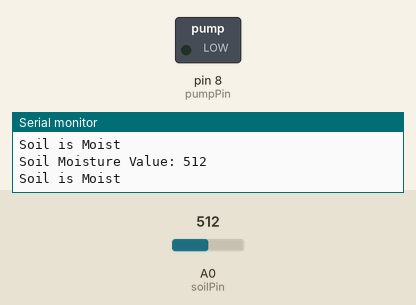
Bench run of a sketch on a simulated Arduino Uno, built with avr-gcc and run on an emulated ATmega328P. Shown: switched loads named in the sketch (green lamp = pin HIGH), the last lines printed to the serial monitor. The test bench sets the inputs (shaded band); at power-on: A0 (soilPin) = 512.

Above: at 2.8 s.
2.9 s: A0 (soilPin) set to 689
5.6 s: A0 (soilPin) set to 711
At 7.0 s:
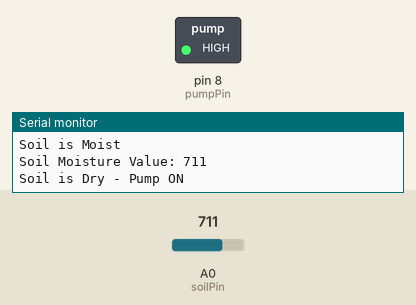
11.6 s: A0 (soilPin) set to 690
At 12.3 s:
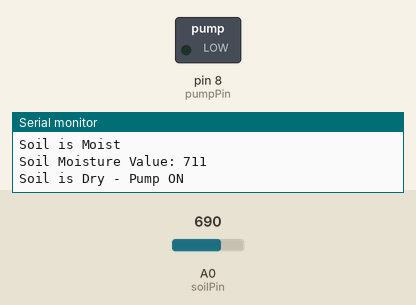
14.3 s: A0 (soilPin) set to 710
At 16.2 s:
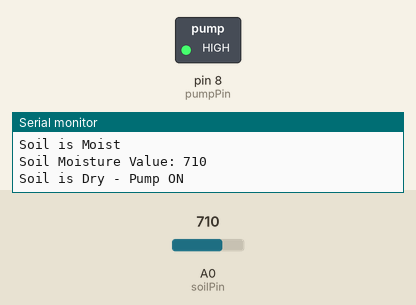
Timing chart, 0 to 21.3 s (numbered marks = the images above; inputs shaded):
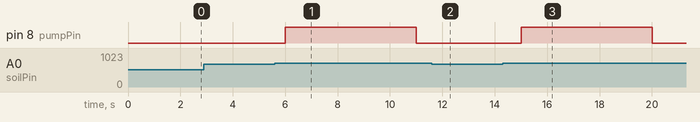

Measured:
- the behaviour switches between 699 and 700 on A0 (soilPin) (found by bisection; images 0 and 1)
- after the input at 5.6 s, pin 8 (pumpPin): LOW → HIGH after 0.40 s, → LOW 5.0 s later
- after the input at 11.6 s, pin 8 (pumpPin): stays LOW (without the input it goes to HIGH after 1.4 s)
- after the input at 14.3 s, pin 8 (pumpPin): LOW → HIGH after 0.70 s, → LOW 5.0 s later

The sketch:

dry_soil_pump_trigger.i.ino
```cpp
const int soilPin = A0;        // Analog input pin for soil sensor
const int pumpPin = 8;         // Digital output pin to control the water pump (via relay or transistor)
int soilValue = 0;

void setup() {
  Serial.begin(9600);
  pinMode(pumpPin, OUTPUT);
  digitalWrite(pumpPin, LOW);  // Make sure pump is OFF at start
}

void loop() {
  soilValue = analogRead(soilPin);

  // Print the raw analog value
  Serial.print("Soil Moisture Value: ");
  Serial.println(soilValue);

  // Interpret value and control pump
  if (soilValue < 300) {
    Serial.println("Soil is Wet");
    digitalWrite(pumpPin, LOW);  // Turn pump OFF
  }
  else if (soilValue < 700) {
    Serial.println("Soil is Moist");
    digitalWrite(pumpPin, LOW);  // Turn pump OFF
  }
  else {
    Serial.println("Soil is Dry - Pump ON");
    digitalWrite(pumpPin, HIGH);  // Turn pump ON
    delay(5000);                  // Run pump for 5 seconds
    digitalWrite(pumpPin, LOW);   // Turn pump OFF
  }

  delay(2000);  // Check every 2 seconds
}
```
